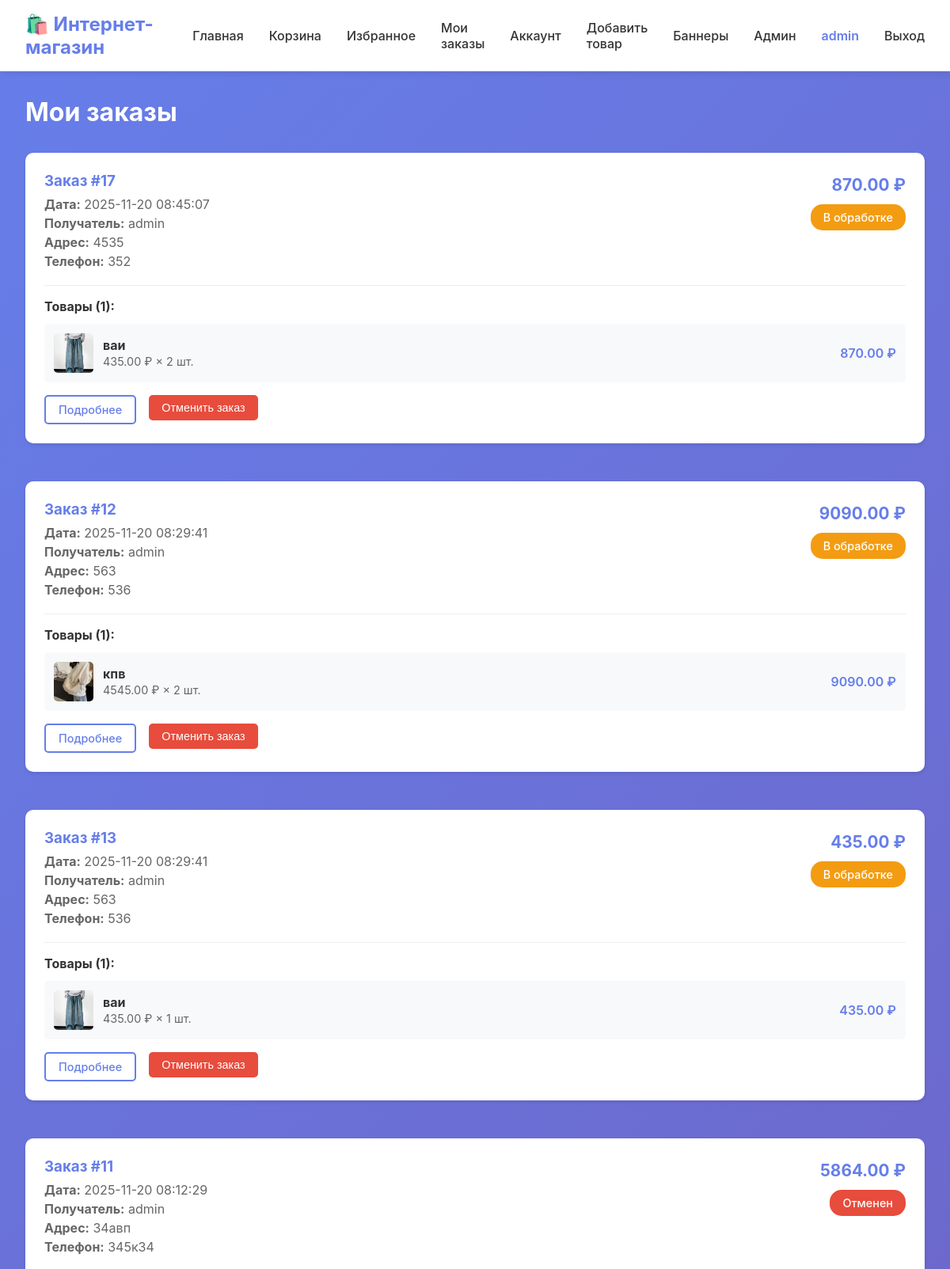
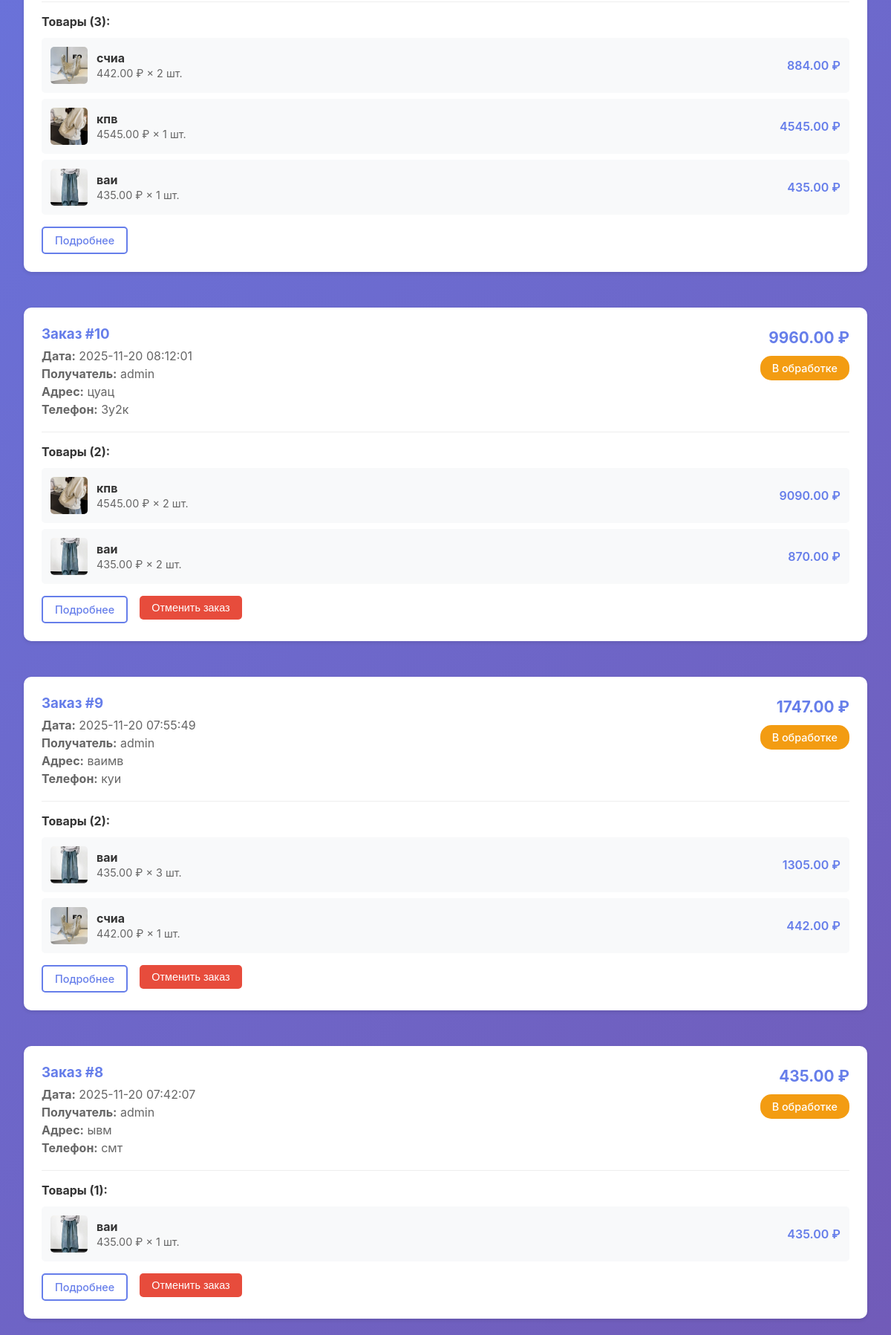
/orders (signed in, upper part), run on the app's committed database (2 pictures, top to bottom).
### tables this page shows
CREATE TABLE orders
                 (id INTEGER PRIMARY KEY AUTOINCREMENT,
                  user_id INTEGER NOT NULL,
                  total_amount REAL NOT NULL,
                  customer_name TEXT NOT NULL,
                  customer_phone TEXT NOT NULL,
                  delivery_address TEXT NOT NULL,
                  comment TEXT,
                  payment_status TEXT NOT NULL DEFAULT 'pending',
                  payment_reference TEXT,
                  status TEXT DEFAULT 'pending',
                  cancelled_at TIMESTAMP,
                  cancelled_by INTEGER,
                  created_at TIMESTAMP DEFAULT CURRENT_TIMESTAMP,
                  FOREIGN KEY (user_id) REFERENCES users(id));

CREATE TABLE order_items
                 (id INTEGER PRIMARY KEY AUTOINCREMENT,
                  order_id INTEGER NOT NULL,
                  product_id INTEGER NOT NULL,
                  product_name TEXT NOT NULL,
                  price REAL NOT NULL,
                  quantity INTEGER NOT NULL,
                  seller_id INTEGER,
                  seller_confirmed INTEGER DEFAULT 0,
                  confirmed_at TIMESTAMP,
                  FOREIGN KEY (order_id) REFERENCES orders(id),
                  FOREIGN KEY (product_id) REFERENCES products(id));

CREATE TABLE products
                 (id INTEGER PRIMARY KEY AUTOINCREMENT,
                  name TEXT NOT NULL,
                  description TEXT,
                  price REAL NOT NULL,
                  image TEXT,
                  category TEXT,
                  stock INTEGER DEFAULT 0,
                  created_by_user_id INTEGER, specifications TEXT, is_approved INTEGER DEFAULT 0,
                  FOREIGN KEY (created_by_user_id) REFERENCES users(id));

### app.py (the view)
@app.route('/orders')
@login_required
def orders():
    conn = get_db()
    user_orders = conn.execute('''
        SELECT o.*,
               COUNT(oi.id) as items_count,
               SUM(oi.price * oi.quantity) as total
        FROM orders o
        LEFT JOIN order_items oi ON o.id = oi.order_id
        WHERE o.user_id = ?
        GROUP BY o.id
        ORDER BY o.created_at DESC
    ''', (session['user_id'],)).fetchall()
    orders_with_items = []
    for order in user_orders:
        order_dict = dict(order)
        order_items = conn.execute('''
            SELECT oi.*, p.image
            FROM order_items oi
            LEFT JOIN products p ON oi.product_id = p.id
            WHERE oi.order_id = ?
        ''', (order['id'],)).fetchall()
        order_dict['items'] = [dict(item) for item in order_items]
        order_dict['status_label'] = ORDER_STATUS_LABELS.get(order['status'], order['status'])
        order_dict['status_timeline'] = get_order_status_timeline(order['status'])
        orders_with_items.append(order_dict)
    conn.close()
    return render_template('orders.html', orders=orders_with_items)

### app.py (called while the page is built)
@app.context_processor
def inject_helpers():
    def image_url(path):
        if not path:
            return 'https://via.placeholder.com/400x400?text=Нет+изображения'
        if isinstance(path, str) and path.startswith('http'):
            return path
        clean_path = path.replace('\\', '/').lstrip('/')
        static_folder = app.static_folder or os.path.join(app.root_path, 'static')
        full_path = os.path.join(static_folder, clean_path)
        if os.path.exists(full_path):
            return url_for('static', filename=clean_path)
        return url_for('static', filename=clean_path)
    return {
        'image_url': image_url,
        'category_choices': ALLOWED_PRODUCT_CATEGORIES
    }

def login_required(f):
    @wraps(f)
    def decorated_function(*args, **kwargs):
        if 'user_id' not in session:
            flash('Пожалуйста, войдите в систему', 'warning')
            return redirect(url_for('login'))
        return f(*args, **kwargs)
    return decorated_function

def get_db():
    conn = sqlite3.connect(app.config['DATABASE'])
    conn.row_factory = sqlite3.Row
    return conn

### templates/orders.html (shortened to what this page needs)
{% extends "base.html" %}
{% block content %}
<div class="container">
    <h2>Мои заказы</h2>
    {% if orders %}
        <div class="orders-list">
            {% for order in orders %}
                <div class="order-card">
                    <div class="order-header">
                        <div class="order-info">
                            <h3>Заказ #{{ order.id }}</h3>
                            <p class="order-detail"><strong>Дата:</strong> {{ order.created_at }}</p>
                            <p class="order-detail"><strong>Получатель:</strong> {{ order.customer_name }}</p>
                            <p class="order-detail"><strong>Адрес:</strong> {{ order.delivery_address }}</p>
                            <p class="order-detail"><strong>Телефон:</strong> {{ order.customer_phone }}</p>
                        </div>
                        <div class="order-summary">
                            <p class="order-total">{{ "%.2f"|format(order.total_amount) }} ₽</p>
                            <span class="badge badge-{{ order.status }}">
                                {{ order.status_label or order.status }}
                            </span>
                        </div>
                    </div>
                    <div class="order-items-section">
                        <h5>Товары ({{ order['items']|length }}):</h5>
                        <div class="order-items-list">
                            {% for item in order['items'] %}
                                <div class="order-item">
                                    <div class="order-item-info">
                                        {% if item.image %}
                                            <img src="{{ image_url(item.image) }}" alt="{{ item.product_name }}" class="order-item-image">
                                        {% endif %}
                                        <div>
                                            <strong>{{ item.product_name }}</strong><br>
                                            <span class="order-item-details">
                                                {{ "%.2f"|format(item.price) }} ₽ × {{ item.quantity }} шт.
                                            </span>
                                        </div>
                                    </div>
                                    <div class="order-item-price">
                                        {{ "%.2f"|format(item.price * item.quantity) }} ₽
                                    </div>
                                </div>
                            {% endfor %}
                        </div>
                    </div>
                    <div class="order-actions">
                        <a href="{{ url_for('order_confirmation', order_id=order.id) }}" class="btn btn-outline btn-small">Подробнее</a>
                        {% if order.status != 'cancelled' and order.status != 'completed' %}
                            <form method="POST" action="{{ url_for('cancel_order', order_id=order.id) }}" class="inline-form" onsubmit="return confirm('Вы уверены, что хотите отменить заказ?');">
                                <button type="submit" class="btn btn-danger btn-small">Отменить заказ</button>
                            </form>
                        {% endif %}
                    </div>
                </div>
            {% endfor %}
        </div>
    {% else %}
        <div class="empty-state">
            <p>У вас пока нет заказов</p>
            <a href="{{ url_for('index') }}" class="btn btn-primary">Перейти в каталог</a>
        </div>
    {% endif %}
</div>
{% endblock %}

### static/style.css (style rules this page uses)
* { margin: 0; padding: 0; box-sizing: border-box; }
body { font-family: -apple-system, BlinkMacSystemFont, 'Segoe UI', Roboto, Oxygen, Ubuntu, Cantarell, sans-serif; background: linear-gradient(135deg, #667eea 0%, #764ba2 100%); min-height: 100vh; color: #333; display: flex; flex-direction: column; }
.container { max-width: 1200px; margin: 0 auto; padding: 0 2rem; }
h2 { color: white; margin-bottom: 2rem; font-size: 2rem; }
.btn { padding: 0.75rem 1.5rem; border: none; border-radius: 5px; cursor: pointer; font-size: 1rem; font-weight: 500; transition: all 0.3s; text-decoration: none; display: inline-block; text-align: center; }
.btn-outline { background: transparent; border: 2px solid #667eea; color: #667eea; }
.btn-small { padding: 0.5rem 1rem; font-size: 0.9rem; }
.btn-danger { background: #e74c3c; color: white; border-color: #e74c3c; }
.orders-list { display: flex; flex-direction: column; gap: 1.5rem; }
.order-card { background: white; padding: 1.5rem; border-radius: 10px; margin-bottom: 1.5rem; box-shadow: 0 2px 5px rgba(0,0,0,0.1); }
.order-header { display: flex; justify-content: space-between; align-items: start; margin-bottom: 1rem; flex-wrap: wrap; gap: 1rem; }
.order-info { flex: 1; min-width: 250px; }
.order-info h3, .order-info h4 { margin: 0 0 0.5rem 0; color: #667eea; }
.order-detail { margin: 0.25rem 0; color: #666; }
.order-summary { text-align: right; min-width: 150px; }
.order-total { margin: 0.25rem 0; font-size: 1.3rem; font-weight: bold; color: #667eea; }
.order-items-section { border-top: 1px solid #eee; padding-top: 1rem; margin-top: 1rem; }
.order-items-section h5 { margin: 0 0 0.75rem 0; font-size: 1rem; color: #333; }
.order-items-list { display: grid; gap: 0.5rem; }
.order-item { display: flex; justify-content: space-between; align-items: center; padding: 0.75rem; background: #f8f9fa; border-radius: 5px; }
.order-item-info { display: flex; align-items: center; gap: 0.75rem; flex: 1; }
.order-item-image { width: 50px; height: 50px; object-fit: cover; border-radius: 5px; }
.order-item-details { color: #666; font-size: 0.9rem; }
.order-item-price { font-weight: 600; color: #667eea; margin-left: 1rem; }
.order-actions { display: flex; gap: 1rem; margin-top: 1rem; flex-wrap: wrap; }
.inline-form { display: inline; }
.order-card h3, .order-card h4 { margin: 0 0 0.5rem 0; color: #667eea; }
.order-card h5 { margin: 0 0 0.75rem 0; font-size: 1rem; color: #333; }
.badge { padding: 0.5rem 1rem; border-radius: 15px; font-size: 0.9rem; display: inline-block; font-weight: 500; margin-top: 0.5rem; }
.badge-pending { background: #f39c12; color: white; }
.badge-cancelled { background: #e74c3c; color: white; }

### data on the page
orders: id "17", created_at "2025-11-20 08:45:07", customer_name "admin", delivery_address "4535", customer_phone "352", total_amount "870.00", status_label "В обработке", items|length "1"
order_items: image (picture), product_name "ваи", price "435.00", quantity "2", item.price*item.quantity "870.00"
orders: id "12", created_at "2025-11-20 08:29:41", customer_name "admin", delivery_address "563", customer_phone "536", total_amount "9090.00", status_label "В обработке", items|length "1"
order_items: image (picture), product_name "кпв", price "4545.00", quantity "2", item.price*item.quantity "9090.00"
orders: id "13", created_at "2025-11-20 08:29:41", customer_name "admin", delivery_address "563", customer_phone "536", total_amount "435.00", status_label "В обработке", items|length "1"
order_items: image (picture), product_name "ваи", price "435.00", quantity "1", item.price*item.quantity "435.00"
orders: id "11", created_at "2025-11-20 08:12:29", customer_name "admin", delivery_address "34авп", customer_phone "345к34", total_amount "5864.00", status_label "Отменен", items|length "3"
order_items: image (picture), product_name "счиа", price "442.00", quantity "2", item.price*item.quantity "884.00"
order_items: image (picture), product_name "кпв", price "4545.00", quantity "1", item.price*item.quantity "4545.00"
order_items: image (picture), product_name "ваи", price "435.00", quantity "1", item.price*item.quantity "435.00"
orders: id "10", created_at "2025-11-20 08:12:01", customer_name "admin", delivery_address "цуац", customer_phone "3у2к", total_amount "9960.00", status_label "В обработке", items|length "2"
order_items: image (picture), product_name "кпв", price "4545.00", quantity "2", item.price*item.quantity "9090.00"
order_items: image (picture), product_name "ваи", price "435.00", quantity "2", item.price*item.quantity "870.00"
orders: id "9", created_at "2025-11-20 07:55:49", customer_name "admin", delivery_address "ваимв", customer_phone "куи", total_amount "1747.00", status_label "В обработке", items|length "2"
order_items: image (picture), product_name "ваи", price "435.00", quantity "3", item.price*item.quantity "1305.00"
order_items: image (picture), product_name "счиа", price "442.00", quantity "1", item.price*item.quantity "442.00"
orders: id "8", created_at "2025-11-20 07:42:07", customer_name "admin", delivery_address "ывм", customer_phone "смт", total_amount "435.00", status_label "В обработке", items|length "1"
order_items: image (picture), product_name "ваи", price "435.00", quantity "1", item.price*item.quantity "435.00"

### other printed values
{{ session.username }} "admin"
